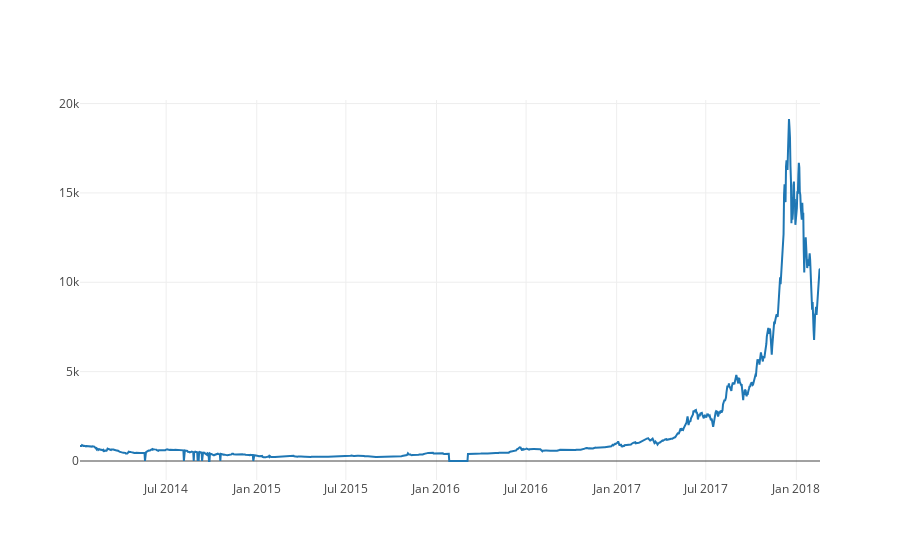

The cell this chart's notebook holds for it:
### Markdown cell above
Plot line graph base on Weighted Price

### Code cell
btc_trace = go.Scatter(x=data.index, y=data['Weighted Price'], name= 'Price')
py.iplot([btc_trace])

### Figure 1 — Plotly figure (JSON) as saved in the notebook; plotly's stock layout.template omitted (floating-point values rounded to 4 significant figures; data arrays with more than 128 entries replaced by an {"elided": "..."} marker saying what was removed)
{"data": [{"name": "Price", "type": "scatter", "x": {"elided": "1504 str values"}, "y": {"elided": "1504 float values"}}], "layout": {}}
